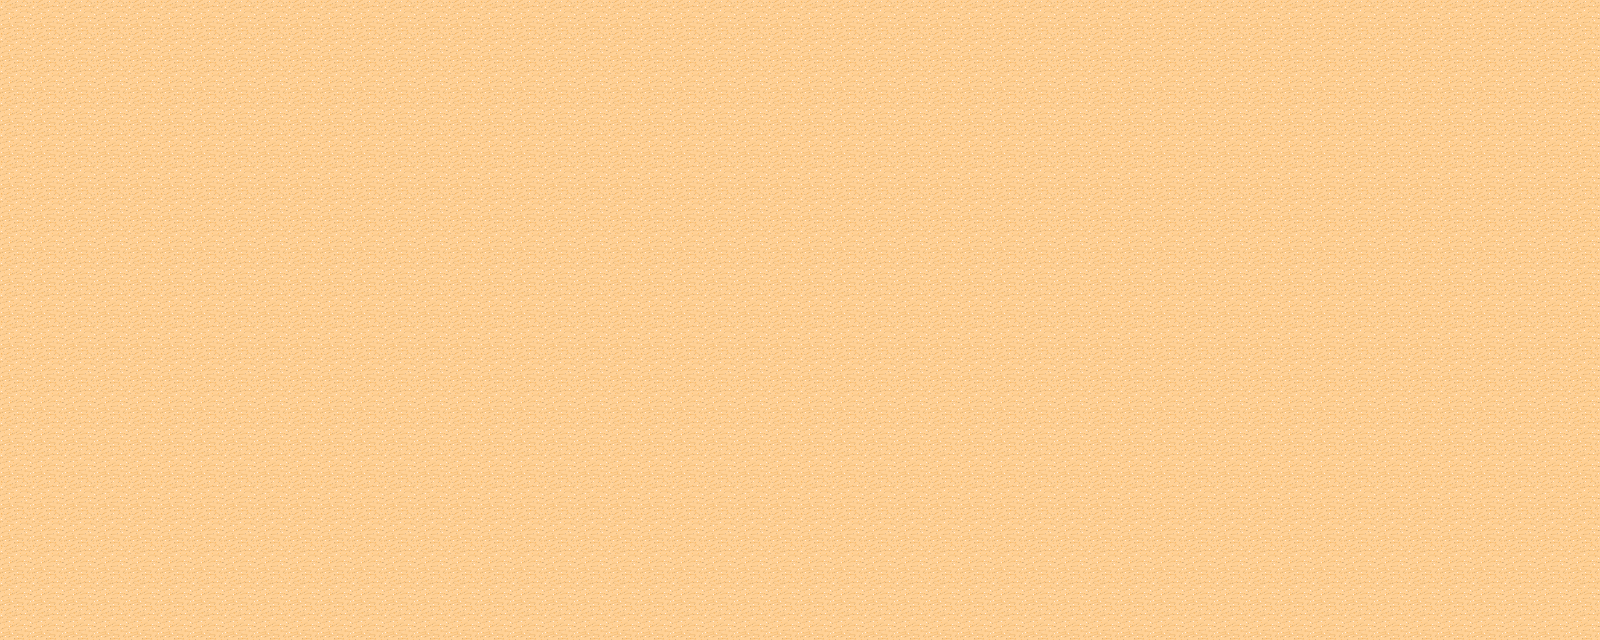

Rendered tile map (Tiled .tmx) drawn with the repository's tilesets; below, a short description and the map source with its tile grids summarised:
An orthogonal 50x20 tile map with 32x32 px tiles, 1 tile layer (background) and 1050 objects (1050x b).

<map version="1.0" orientation="orthogonal" width="50" height="20" tilewidth="32" tileheight="32">
 <tileset firstgid="1" name="map" tilewidth="32" tileheight="32" spacing="1" margin="1">
  <image source="../../../source/Orcsmarch/Resources/map.png" width="265" height="199" />
 </tileset>
 <layer name="background" width="50" height="20">
  <data>[1000 cells, 1000 non-empty, 1 distinct tile ids]</data>
 </layer>
 <objectgroup name="object" width="50" height="20">
  <object name="b" x="576" y="640" width="32" height="32">
   <properties>
    <property name="objectid" value="-1" />
   </properties>
  </object>
  <object name="b" x="544" y="640" width="32" height="32">
   <properties>
    <property name="objectid" value="-1" />
   </properties>
  </object>
  <object name="b" x="960" y="640" width="32" height="32">
   <properties>
    <property name="objectid" value="-1" />
   </properties>
  </object>
  <object name="b" x="704" y="640" width="32" height="32">
   <properties>
    <property name="objectid" value="-1" />
   </properties>
  </object>
  <object name="b" x="1120" y="640" width="32" height="32">
   <properties>
    <property name="objectid" value="-1" />
   </properties>
  </object>
  <object name="b" x="1056" y="640" width="32" height="32">
   <properties>
    <property name="objectid" value="-1" />
   </properties>
  </object>
  <object name="b" x="1024" y="640" width="32" height="32">
   <properties>
    <property name="objectid" value="-1" />
   </properties>
  </object>
  <object name="b" x="608" y="640" width="32" height="32">
   <properties>
    <property name="objectid" value="-1" />
   </properties>
  </object>
  <object name="b" x="1088" y="640" width="32" height="32">
   <properties>
    <property name="objectid" value="-1" />
   </properties>
  </object>
  <object name="b" x="672" y="640" width="32" height="32">
   <properties>
    <property name="objectid" value="-1" />
   </properties>
  </object>
  <object name="b" x="992" y="640" width="32" height="32">
   <properties>
    <property name="objectid" value="-1" />
   </properties>
  </object>
  <object name="b" x="640" y="640" width="32" height="32">
   <properties>
    <property name="objectid" value="-1" />
   </properties>
  </object>
  <object name="b" x="736" y="640" width="32" height="32">
   <properties>
    <property name="objectid" value="-1" />
   </properties>
  </object>
  <object name="b" x="928" y="640" width="32" height="32">
   <properties>
    <property name="objectid" value="-1" />
   </properties>
  </object>
  <object name="b" x="832" y="640" width="32" height="32">
   <properties>
    <property name="objectid" value="-1" />
   </properties>
  </object>
  <object name="b" x="800" y="640" width="32" height="32">
   <properties>
    <property name="objectid" value="-1" />
   </properties>
  </object>
  <object name="b" x="864" y="640" width="32" height="32">
   <properties>
    <property name="objectid" value="-1" />
   </properties>
  </object>
  <object name="b" x="896" y="640" width="32" height="32">
   <properties>
    <property name="objectid" value="-1" />
   </properties>
  </object>
  <object name="b" x="768" y="640" width="32" height="32">
   <properties>
    <property name="objectid" value="-1" />
   </properties>
  </object>
  <object name="b" x="448" y="640" width="32" height="32">
   <properties>
    <property name="objectid" value="-1" />
   </properties>
  </object>
  <object name="b" x="352" y="640" width="32" height="32">
   <properties>
    <property name="objectid" value="-1" />
   </properties>
  </object>
  <object name="b" x="416" y="640" width="32" height="32">
   <properties>
    <property name="objectid" value="-1" />
   </properties>
  </object>
  <object name="b" x="192" y="640" width="32" height="32">
   <properties>
    <property name="objectid" value="-1" />
   </properties>
  </object>
  <object name="b" x="256" y="640" width="32" height="32">
   <properties>
    <property name="objectid" value="-1" />
   </properties>
  </object>
  <object name="b" x="384" y="640" width="32" height="32">
   <properties>
    <property name="objectid" value="-1" />
   </properties>
  </object>
  <object name="b" x="224" y="640" width="32" height="32">
   <properties>
    <property name="objectid" value="-1" />
   </properties>
  </object>
  <object name="b" x="288" y="640" width="32" height="32">
   <properties>
    <property name="objectid" value="-1" />
   </properties>
  </object>
  <object name="b" x="512" y="640" width="32" height="32">
   <properties>
    <property name="objectid" value="-1" />
   </properties>
  </object>
  <object name="b" x="320" y="640" width="32" height="32">
   <properties>
    <property name="objectid" value="-1" />
   </properties>
  </object>
  <object name="b" x="480" y="640" width="32" height="32">
   <properties>
    <property name="objectid" value="-1" />
   </properties>
  </object>
  <object name="b" x="64" y="640" width="32" height="32">
   <properties>
    <property name="objectid" value="-1" />
   </properties>
  </object>
  <object name="b" x="128" y="640" width="32" height="32">
   <properties>
    <property name="objectid" value="-1" />
   </properties>
  </object>
  <object name="b" x="96" y="640" width="32" height="32">
   <properties>
    <property name="objectid" value="-1" />
   </properties>
  </object>
  <object name="b" x="32" y="640" width="32" height="32">
   <properties>
    <property name="objectid" value="-1" />
   </properties>
  </object>
  <object name="b" x="160" y="640" width="32" height="32">
   <properties>
    <property name="objectid" value="-1" />
   </properties>
  </object>
  <object name="b" x="0" y="640" width="32" height="32">
   <properties>
    <property name="objectid" value="-1" />
   </properties>
  </object>
  <object name="b" x="960" y="64" width="32" height="32">
   <properties>
    <property name="objectid" value="-1" />
   </properties>
  </object>
  <object name="b" x="0" y="96" width="32" height="32">
   <properties>
    <property name="objectid" value="-1" />
   </properties>
  </object>
  <object name="b" x="64" y="96" width="32" height="32">
   <properties>
    <property name="objectid" value="-1" />
   </properties>
  </object>
  <object name="b" x="224" y="96" width="32" height="32">
   <properties>
    <property name="objectid" value="-1" />
   </properties>
  </object>
  <object name="b" x="0" y="64" width="32" height="32">
   <properties>
    <property name="objectid" value="-1" />
   </properties>
  </object>
  <object name="b" x="640" y="96" width="32" height="32">
   <properties>
    <property name="objectid" value="-1" />
   </properties>
  </object>
  <object name="b" x="928" y="96" width="32" height="32">
   <properties>
    <property name="objectid" value="-1" />
   </properties>
  </object>
  </objectgroup>
</map>
<!-- 1007 of 1050 objects omitted -->
